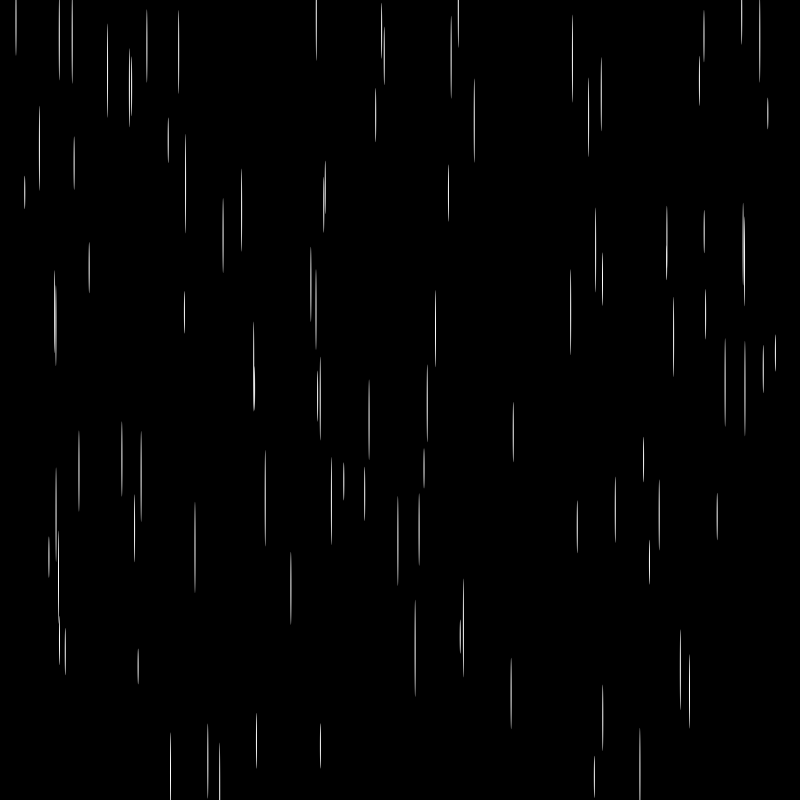
Frame 1 (no input)
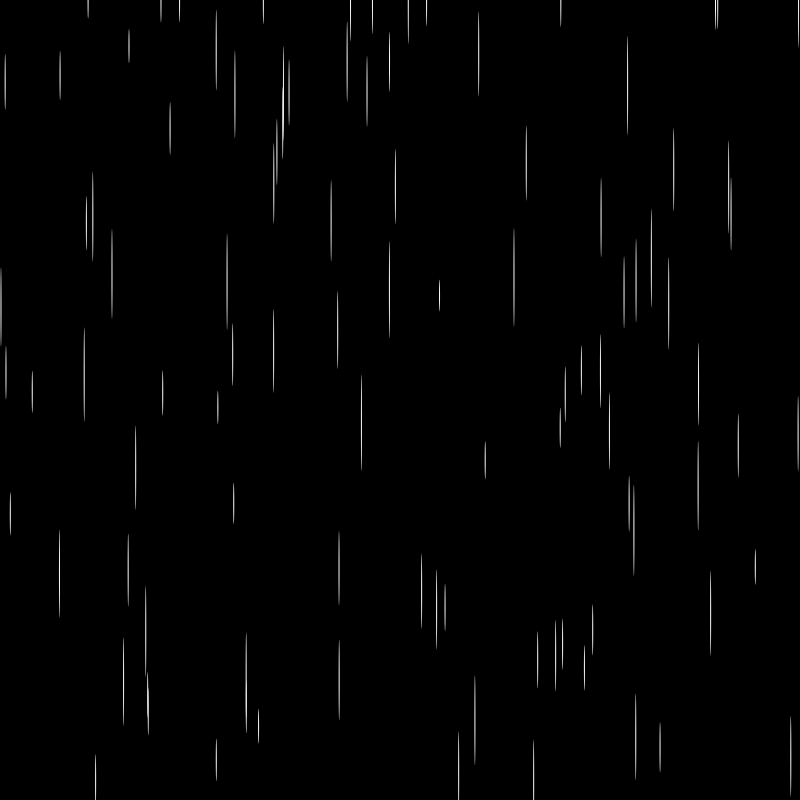
Frame 60 (the mouse pressed at the canvas centre just before this capture)
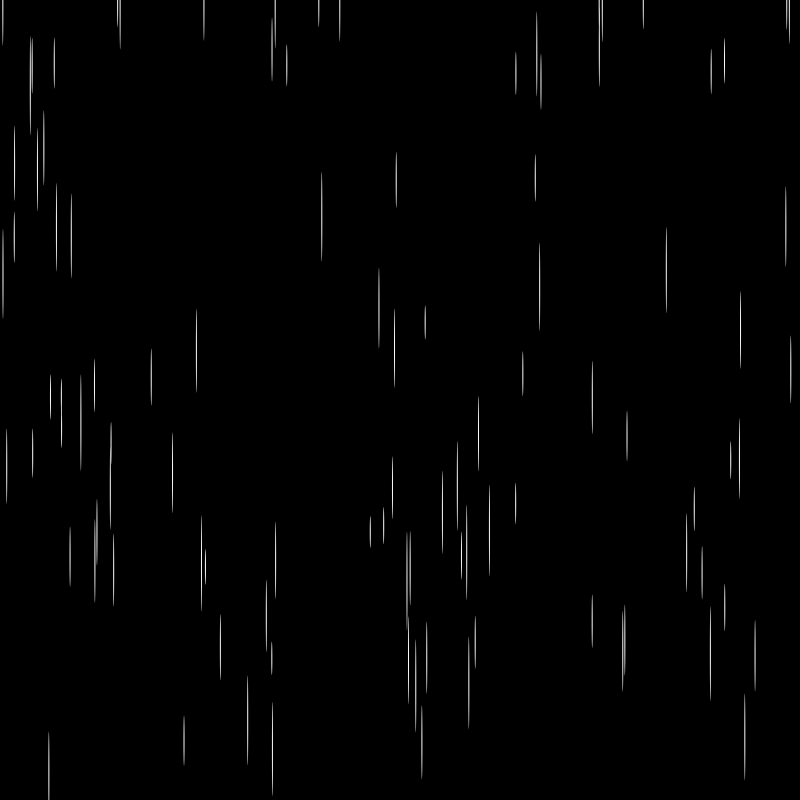
Frame 120 (the mouse held since frame 60 and released just before this capture)

The Processing sketch that drew these frames (run headless with seeded random() and noise(); from frame 60 on, the mouse is pressed at the canvas centre):

// Processing sketch: fallingLeaves
// ── fallingLeaves.pde
int NUM = 100;
Leaf[] drops = new Leaf[NUM];

void setup() {
  size(800, 800);
  frameRate(60);
  blendMode(ADD);
  noStroke();
  
  for (int i = 0; i < NUM; i++) {
    drops[i] = new Leaf();
  }
}
void draw() {
  background(0);
  for (int i = 0; i < NUM; i++) {
    drops[i].draw();
  }
}

// ── Leaf.pde
class Leaf {
  color col;
  float rain_length, angle;
  PVector location;
  PVector velocity;
  
  Leaf() {
    rain_length = random(30, 100);
    location = new PVector(random(0, width), random(0, height));
    // PVector.x :: Driving Constant
    velocity = new PVector(0, random(30, 100));
    angle = atan2(velocity.x, velocity.y);
    col = color(255);
  }
  
  void draw() {
    fill(col);
    pushMatrix();
    translate(location.x, location.y);
    rotate(-angle);
    ellipse(0, 0, 1, rain_length);
    popMatrix();
    
    location.add(velocity);
    /*
    if ((location.x < 0) || (location.x > width)) {
      velocity.x = velocity.x * -1;
    }
    */
    if ((location.y < 0) || (location.y > height)) {
      location.x = random(0, width);
      location.y = 0;
    }
  }
}
